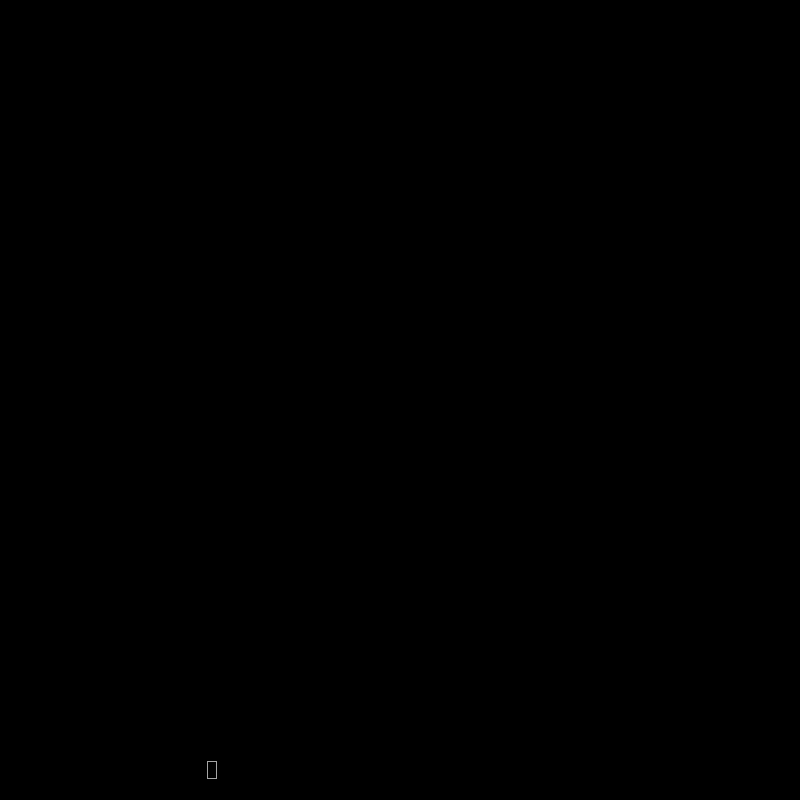
Frame 1 (no input)
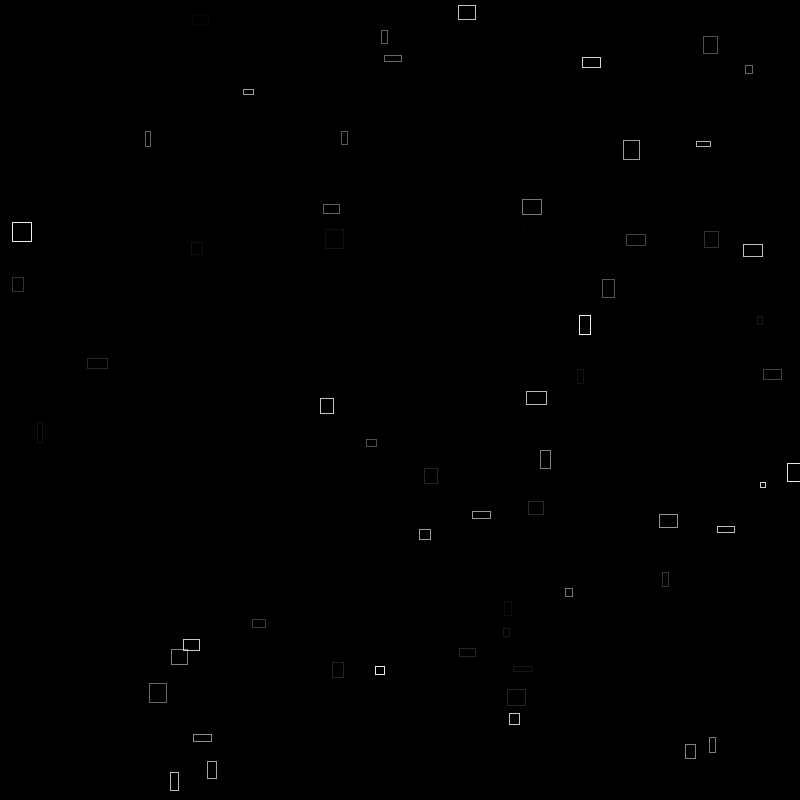
Frame 60 (the mouse pressed at the canvas centre just before this capture)
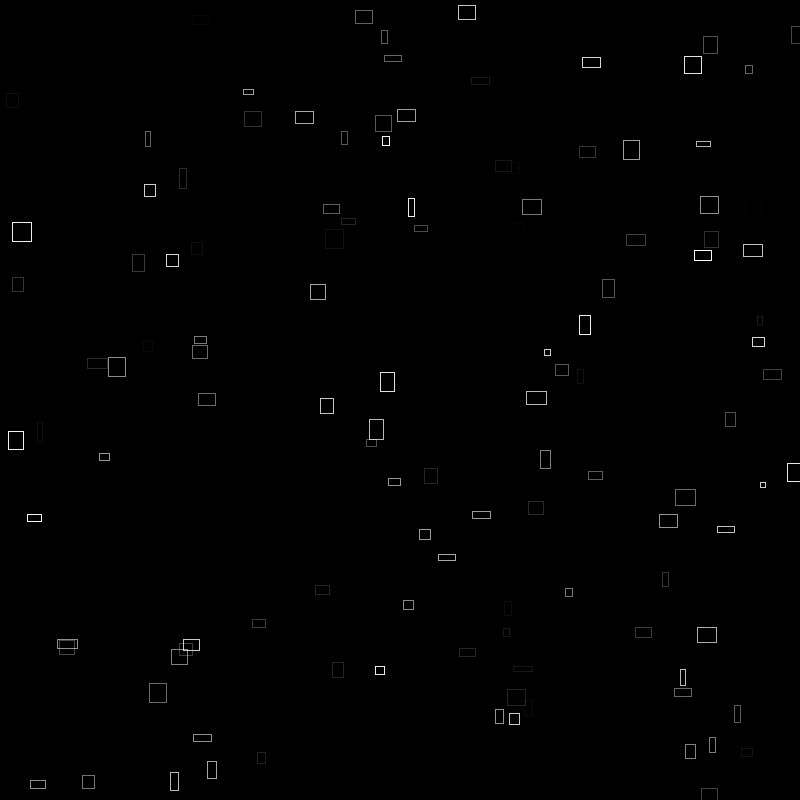
Frame 120 (the mouse held since frame 60 and released just before this capture)

The Processing sketch that drew these frames (run headless with seeded random() and noise(); from frame 60 on, the mouse is pressed at the canvas centre):

// Processing sketch: build
// ── build.pde
void setup() {
	size(800, 800);
	background(0);
	noFill();
}

void draw() {
	stroke(255, random(255));
	rect(random(width), random(height), random(5, 20), random(5,20));
}
